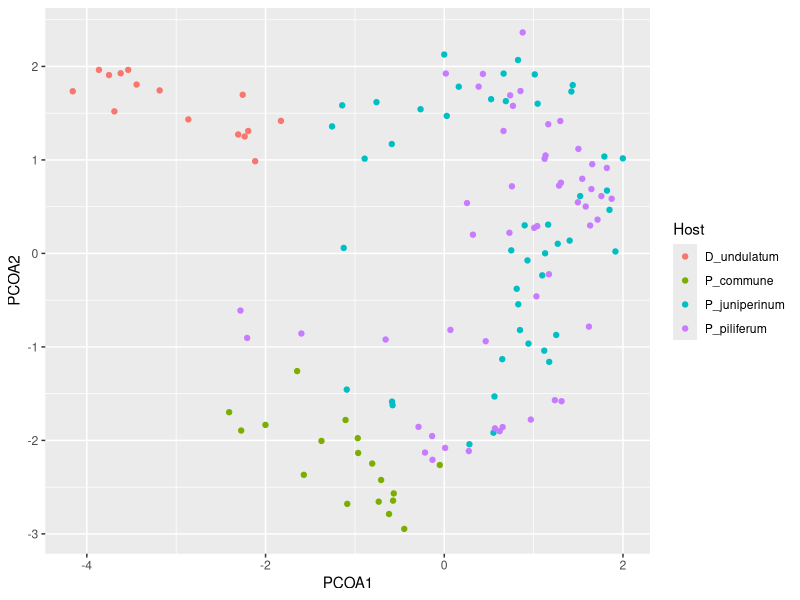
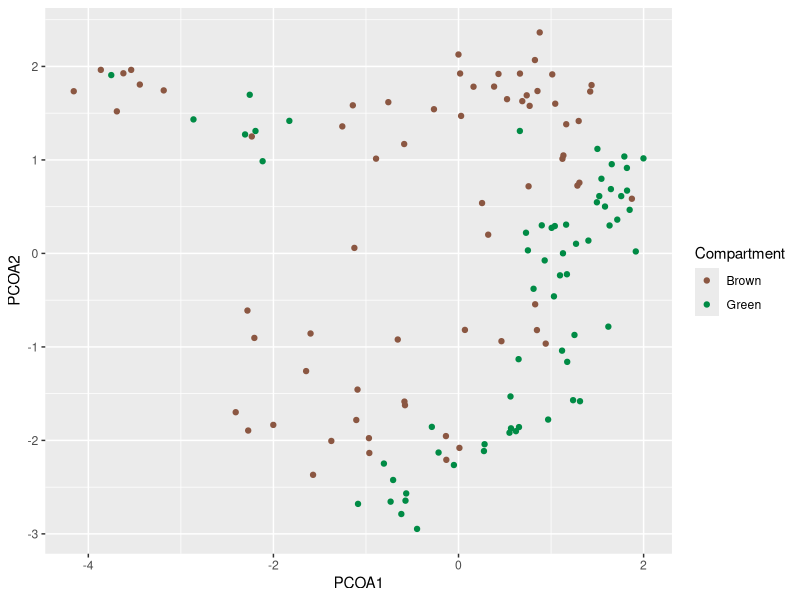
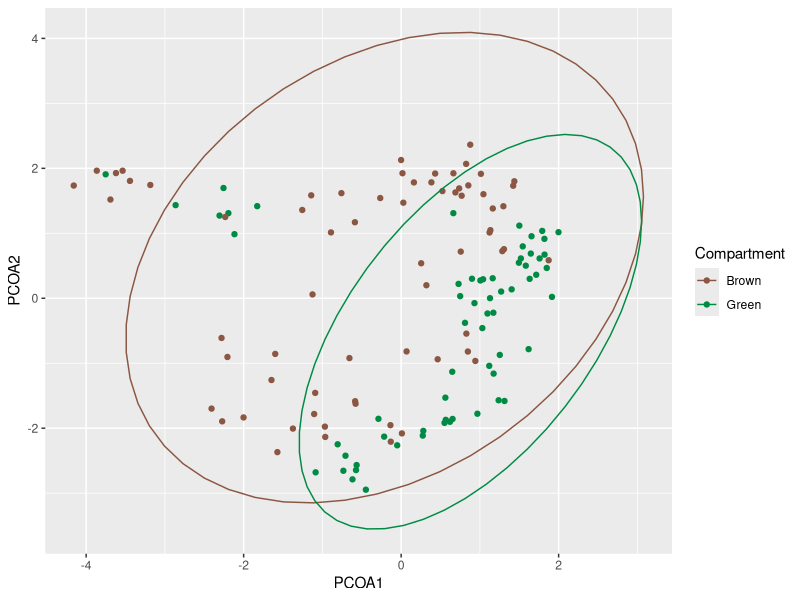
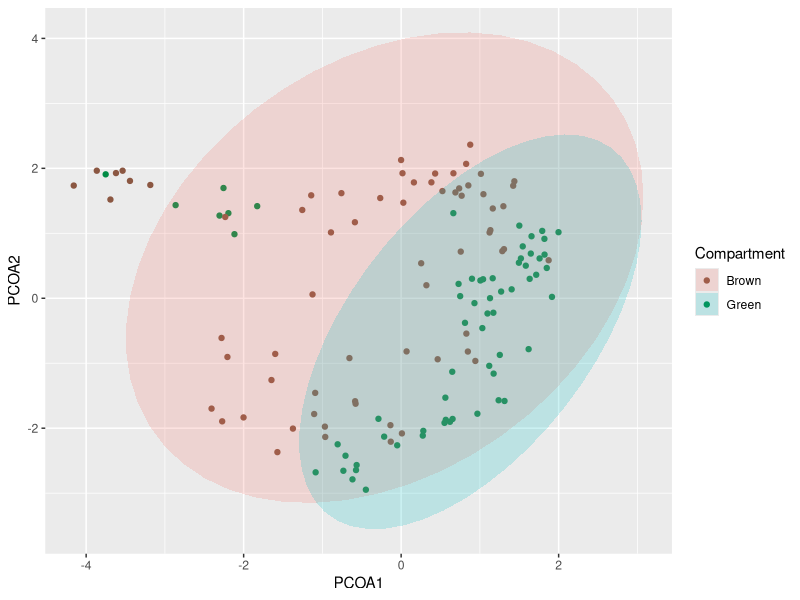
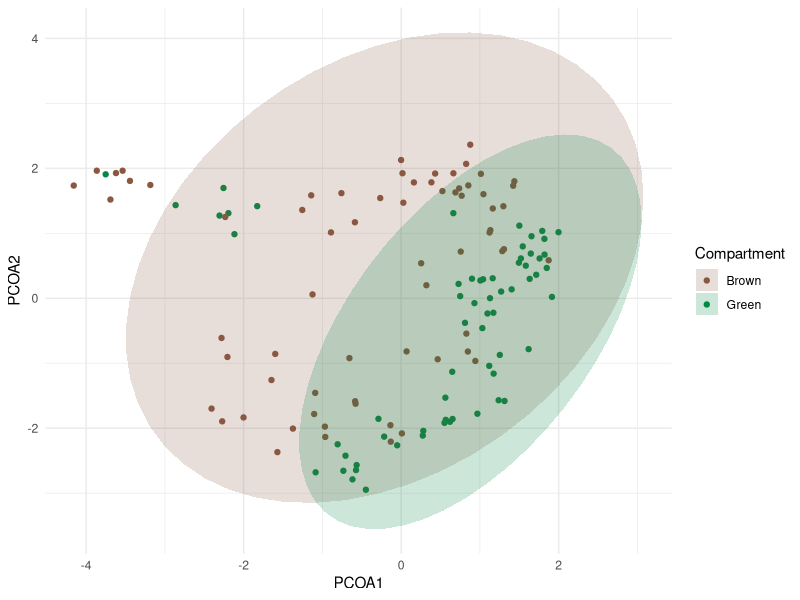
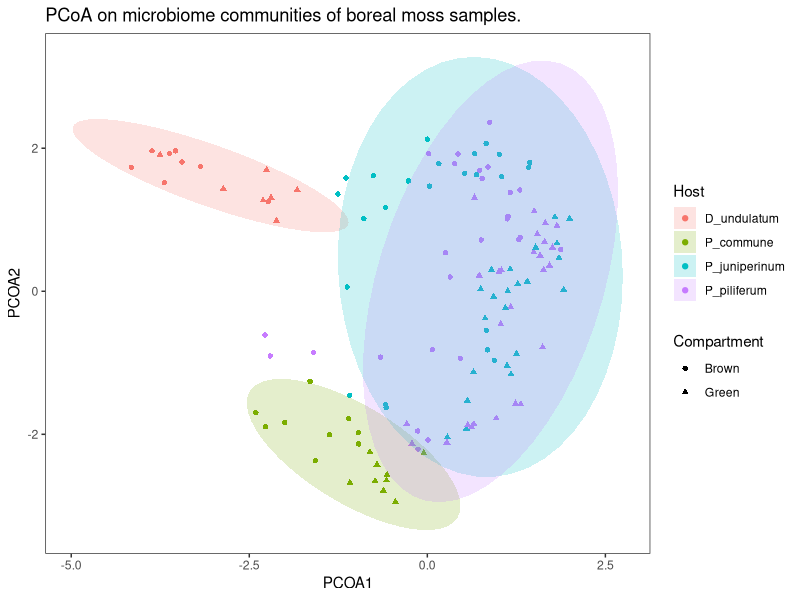
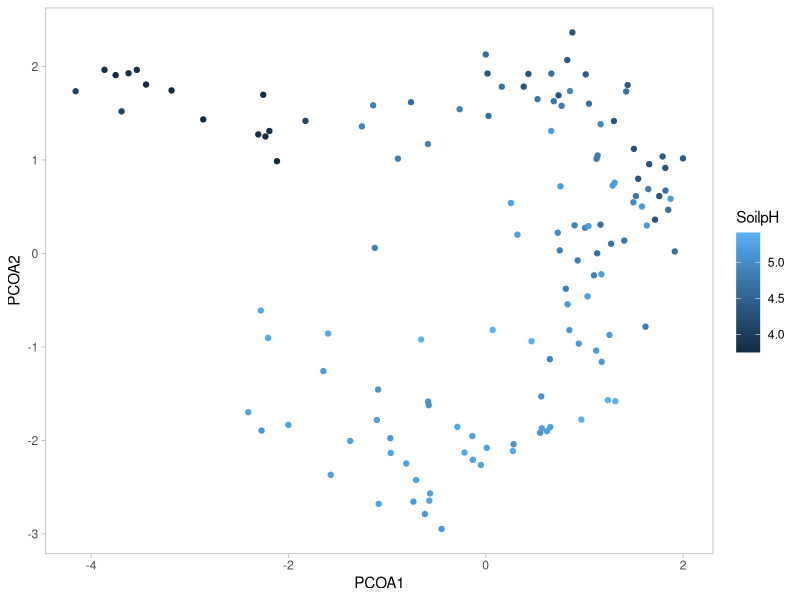
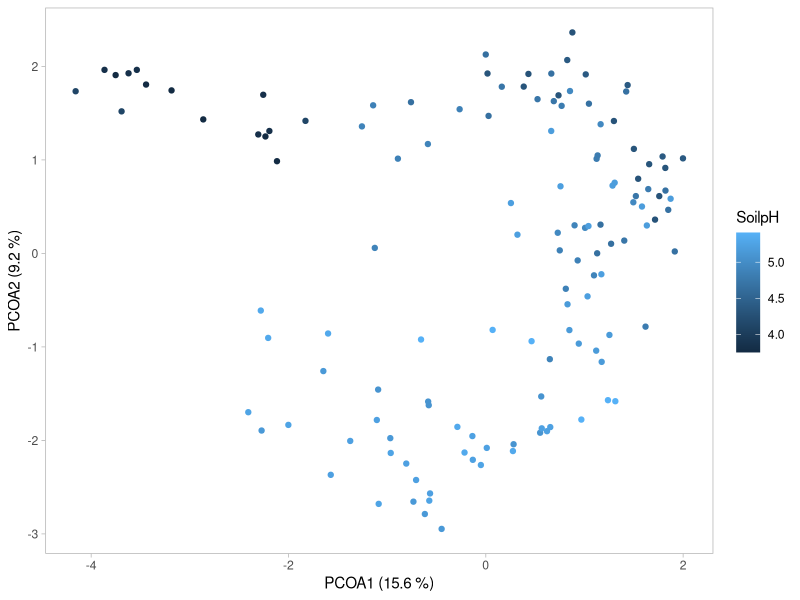

Reproduce these figures in R, in order.
## ---- chunk 1
library(tidyverse) # Load required library

pcoa <- read.delim("../Data/pcoa.tsv")

ggplot(pcoa, aes(x = PCOA1, y = PCOA2)) +
  geom_point(aes(colour = Host)) 
## ---- chunk 2
comp_colours <- c("lightsalmon4", "springgreen4")

(pcoa_comp <- ggplot(pcoa, aes(x = PCOA1, y = PCOA2)) +
  geom_point(aes(colour = Compartment)) + # ***
  scale_colour_manual(values = comp_colours) # ***
) # Notice I'm saving this plot as an object, because we will be building on it.
# Wrapping in () is equivalent to calling the pcoa_comp object afterwards.
## ---- chunk 3
(pcoa_comp +
  stat_ellipse(aes(colour = Compartment))
)
## ---- chunk 4
(pcoa_comp +
  stat_ellipse(geom = "polygon", # fill the ellipses
               alpha = 0.2, # transparency 
               aes(fill = Compartment)) # fill instead of colour
)
## ---- chunk 5
(pcoa_comp +
  stat_ellipse(geom = "polygon", alpha = 0.2, aes(fill = Compartment)) +
  scale_fill_manual(values = comp_colours) + # ***
  theme_minimal()
)
## ---- chunk 6
ggplot(pcoa, aes(x = PCOA1, y = PCOA2)) +
  geom_point(aes(colour = Host, shape = Compartment)) + # ***
  stat_ellipse(geom = "polygon", alpha = 0.2, aes(fill = Host)) +
  labs(title = "PCoA on microbiome communities of boreal moss samples.") + 
  theme_bw() + theme(panel.grid = element_blank())
## ---- chunk 7
(pcoa_pH <- ggplot(pcoa, aes(x = PCOA1, y = PCOA2)) +
  geom_point(aes(colour = SoilpH)) + # continuous scale
  theme_light() +
  theme(panel.grid = element_blank()) # remove the grid
)
## ---- chunk 8
PCOA1 <- 15.6 
PCOA2 <- 9.2
# lines and lines of code later...
pcoa_pH + 
  labs(x = paste0('PCOA1 (', PCOA1, ' %)'),
       y = paste0('PCOA2 (', PCOA2, ' %)'))
